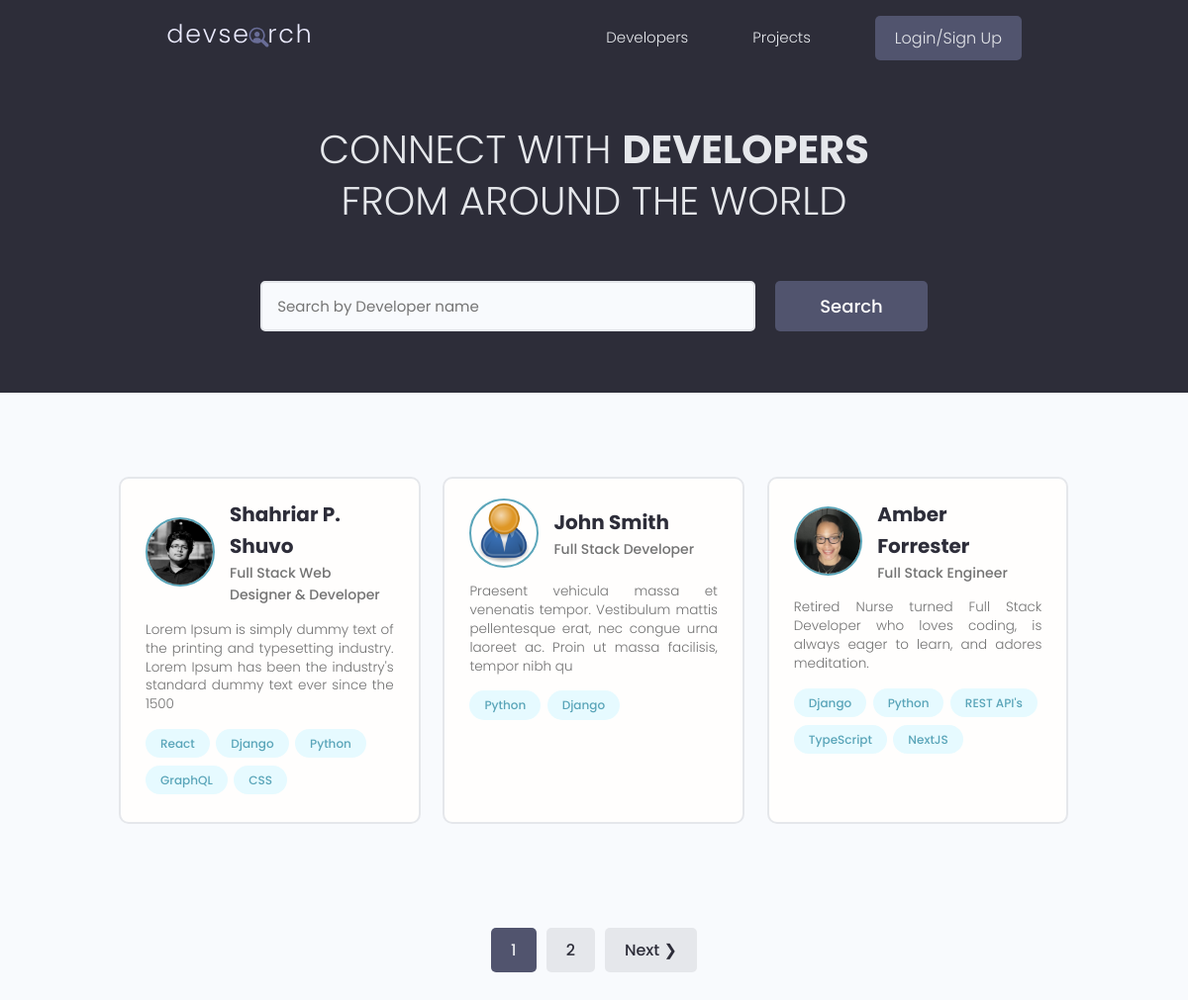
/, run on an earlier commit of the app's database.
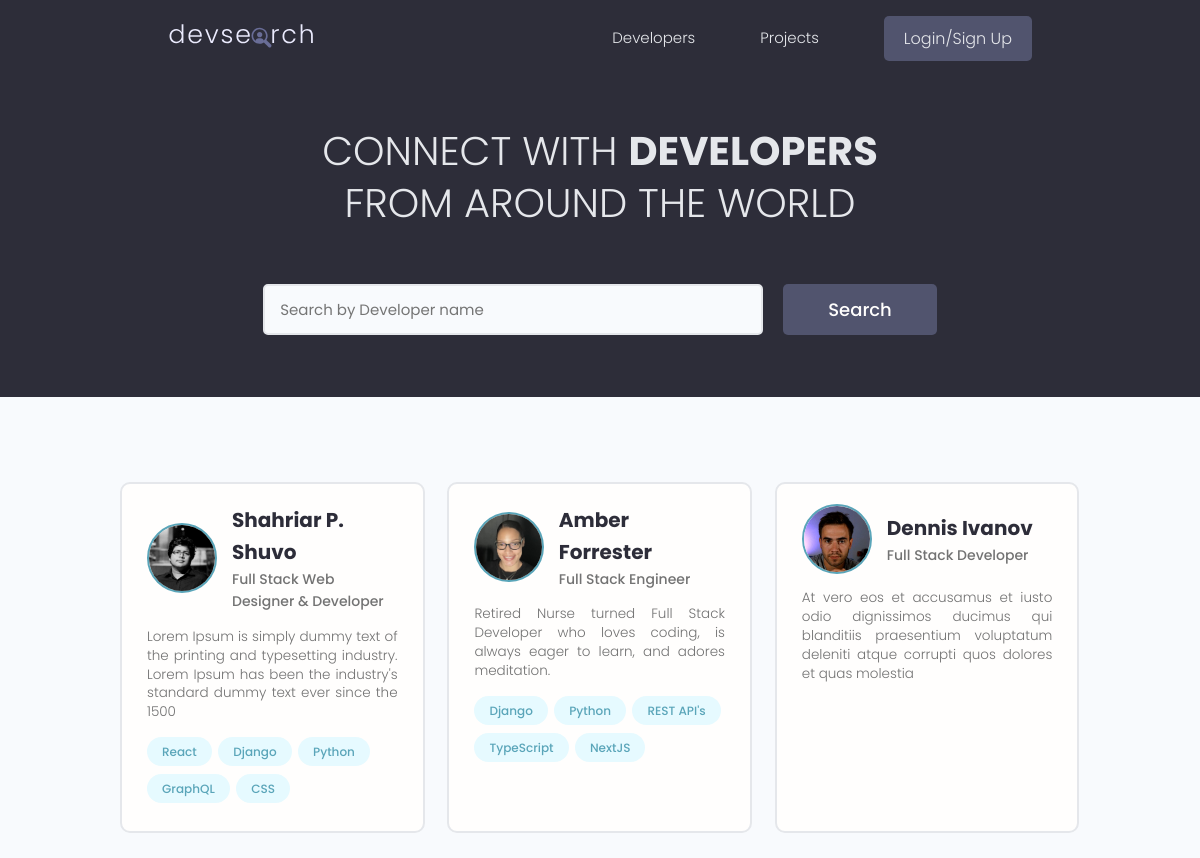
And on a later commit of the database.
### users/models.py (models this page shows, shortened)
class Profile(models.Model):
    user = models.OneToOneField(
        User, on_delete=models.CASCADE, null=True, blank=True)
    name = models.CharField(max_length=200, null=True, blank=True)
    email = models.EmailField(max_length=500, null=True, blank=True)
    username = models.CharField(max_length=200, null=True, blank=True)
    location = models.CharField(max_length=200, null=True, blank=True)
    short_intro = models.CharField(max_length=200, null=True, blank=True)
    bio = models.TextField(null=True, blank=True)
    profile_image = models.ImageField(null=True, blank=True, upload_to='profiles/',
        default="profiles/user-default.png")
    social_github = models.CharField(max_length=200, null=True, blank=True)
    social_twitter = models.CharField(max_length=200, null=True, blank=True)
    social_linkedin = models.CharField(max_length=200, null=True, blank=True)
    social_youtube = models.CharField(max_length=200, null=True, blank=True)
    social_website = models.CharField(max_length=200, null=True, blank=True)
    created = models.DateTimeField(auto_now_add=True)
    id = models.UUIDField(default=uuid.uuid4, unique=True,
                          primary_key=True, editable=False)
    class Meta:
        ordering = ['created']
    @property
    def imageURL(self):
        try:
            url = self.profile_image.url
        except:
            url = 'http://127.0.0.1:8000/images/profiles/user-default.png'
        return url

class Skill(models.Model):
    owner = models.ForeignKey(Profile, on_delete=models.CASCADE,
                            null=True, blank=True)
    name = models.CharField(max_length=200, null=True, blank=True)
    description = models.TextField(null=True, blank=True)
    created = models.DateTimeField(auto_now_add=True)
    id = models.UUIDField(default=uuid.uuid4, unique=True,
                          primary_key=True, editable=False)
    def __str__(self):
        return str(self.name)

### users/views.py (the view)
# urls.py: path('', views.profiles, name='profiles'),
def profiles(request):
    profiles, search_query = searchProfiles(request)
    custom_range, profiles = paginateProfiles(request, profiles, 3)
    context = {'profiles': profiles, 'search_query': search_query,
               'custom_range': custom_range}
    return render(request, 'users/profiles.html', context)

### users/utils.py (called while the page is built)
def paginateProfiles(request, profiles, results):
    page = request.GET.get('page')
    paginator = Paginator(profiles, results)
    try:
        profiles = paginator.page(page)
    except PageNotAnInteger:
        page = 1
        profiles = paginator.page(page)
    except EmptyPage:
        page = paginator.num_pages
        profiles = paginator.page(page)
    leftIndex = (int(page) - 4)
    if leftIndex < 1:
        leftIndex = 1
    rightIndex = (int(page) + 5)
    if rightIndex > paginator.num_pages:
        rightIndex = paginator.num_pages + 1
    custom_range = range(leftIndex, rightIndex)
    return custom_range, profiles

def searchProfiles(request):
    search_query = ''
    if request.GET.get('search_query'):
        search_query = request.GET.get('search_query')
    skills = Skill.objects.filter(name__icontains=search_query)
    profiles = Profile.objects.distinct().filter(
        Q(name__icontains=search_query) |
        Q(short_intro__icontains=search_query) |
        Q(skill__in=skills)
    )
    return profiles, search_query

### users/templates/users/profiles.html (shortened to what this page needs)
{% extends 'main.html' %}
{% block content %}
<main class="home">
    <section class="hero-section text-center">
        <div class="container container--narrow">
            <div class="hero-section__box">
            <h2>CONNECT WITH <span>DEVELOPERS</span></h2>
            <h2>FROM AROUND THE WORLD</h2>
            </div>
            <div class="hero-section__search">
                <form id="searchForm" class="form" action="{% url 'profiles' %}" method="GET">
                    <div class="form__field">
                    <input class="input input--text" id="formInput#search" type="text" name="search_query"
                    value="{{ search_query }}" placeholder="Search by Developer name" />
                    </div>
                    <input class="btn btn--sub btn--lg" type="submit" value="Search" />
                </form>
            </div>
        </div>
    </section>
    <section class="devlist">
        <div class="container">
            <div class="grid grid--three">
                {% for profile in profiles%}
                <div class="column card">
                    <div class="dev">
                        <a href="{% url 'user-profile' profile.id %}" class="card__body">
                            <div class="dev__profile">
                                <img class="avatar avatar--md" src="{{ profile.imageURL }}" alt="image" />
                                <div class="dev__meta">
                                    <h3>{{ profile.name }}</h3>
                                    <h5>{{ profile.short_intro|slice:"60" }}</h5>
                                </div>
                            </div>
                            <p class="dev__info">{{ profile.bio|slice:"150" }}</p>
                            <div class="dev__skills">
                                {% for skill in profile.skill_set.all|slice:"5" %}
                                <span class="tag tag--pill tag--main">
                                    <small>{{skill}}</small>
                                </span>
                                {% endfor %}
                            </div>
                        </a>
                    </div>
                </div>
                {% endfor %}
            </div>
        </div>
    </section>
    {% include 'pagination.html' with queryset=profiles custom_range=custom_range %}
</main>
{% endblock content %}

### templates/main.html (shortened to what this page needs)
<!DOCTYPE html>
{% load static %}
<html>
<head>
    <link rel="stylesheet" href="https://cdn.iconmonstr.com/1.3.0/css/iconmonstr-iconic-font.min.css"/>
    <link rel="stylesheet" href="{% static 'uikit/styles/uikit.css' %}"/>
    <link rel="stylesheet" href="{% static 'styles/app.css' %}"/>
</head>
<body>
    {% include 'navbar.html' %}
    {% block content %}
    {% endblock content %}
</body>
</html>

### templates/navbar.html (shortened to what this page needs)
{% load static %}
<header class="header">
    <div class="container container--narrow">
      <a href="{% url 'profiles' %}" class="header__logo">
        <img src="{% static 'images/logo.svg' %}" alt="DevSearch Logo" />
      </a>
      <nav class="header__nav">
        <ul class="header__menu">
          <li class="header__menuItem"><a href="{% url 'profiles' %}">Developers</a></li>
          <li class="header__menuItem"><a href="{% url 'projects' %}">Projects</a></li>
          {% if request.user.is_authenticated %}
          <li class="header__menuItem"><a href="{% url 'inbox' %}">Inbox</a></li>
          <li class="header__menuItem"><a href="{% url 'account' %}">Account</a></li>
          <li class="header__menuItem"><a href="{% url 'logout' %}" class="btn btn--sub">Logout</a></li>
          {% else %}
          <li class="header__menuItem"><a href="{% url 'login' %}" class="btn btn--sub">Login/Sign Up</a></li>
          {% endif %}
        </ul>
      </nav>
    </div>
  </header>

### templates/pagination.html (shortened to what this page needs)
{% if queryset.has_other_pages %}
    <div class="pagination">
        <ul class="container">
            {% for page in custom_range %}
            {% if page == queryset.number %}
            <li><a href="?page={{page}}" class="btn page-link btn--sub" data-page="{{page}}">{{page}}</a></li>
            {% else %}
            <li><a href="?page={{page}}" class="btn page-link" data-page="{{page}}">{{page}}</a></li>
            {% endif %}
            {% endfor %}
            {% if queryset.has_next %}
            <li><a href="?page={{queryset.next_page_number}}" class="btn page-link" data-page="{{queryset.next_page_number}}">Next &#10095;</a></li>
            {% endif %}
        </ul>
    </div>
{% endif %}

### static/styles/app.css (style rules this page uses)
:root { --color-sub: #2d2d39; }
.btn--sub { background-color: var(--color-sub-light); }
.card { border: 2px solid var(--color-light); }
img { width: 100%; }
.header { position: sticky; z-index: 111; background-color: var(--color-sub); padding: 1.5rem 0; }
.header > .container { display: flex; justify-content: space-between; align-items: center; }
.header__logo > img { height: 3.8rem; }
.header__nav > ul { display: inline-flex; align-items: center; list-style: none; gap: 6.5rem; }
.header__menuItem > a { color: var(--color-light); font-weight: 300; }
.hero-section { height: 40vh; display: flex; align-items: center; background-color: var(--color-sub); }
.hero-section__box { margin-bottom: 4rem; }
.hero-section__box > h2, .hero-section__box > h2 > span { font-size: 4rem; color: var(--color-light); line-height: 1.3; text-transform: uppercase; }
.hero-section__box > h2 { font-weight: 300; }
.hero-section__box > h2 > span { font-weight: 700; }
.hero-section__search > .form { display: flex; align-items: center; justify-content: center; gap: 2rem; }
.hero-section__search > .form input.input--text { width: 50rem; }
.devlist { margin-top: 8rem; }
.devlist .grid { align-items: stretch; }
.devlist .dev .dev__profile { display: flex; align-items: center; gap: 1.5rem; }
.devlist .dev .dev__meta h3 { color: var(--color-sub); font-size: 2rem; font-weight: 700; }
.devlist .dev .dev__meta h5 { color: var(--color-text); font-size: 1.4rem; font-weight: 500; }
.devlist .dev .dev__info { margin: 1.5rem 0; font-size: 1.35rem; line-height: 1.4; text-align: justify; }

### static/uikit/styles/modules/_variables.css (style rules this page uses)
:root { --color-main: #5aa5b9; --color-main-light: #e6faff; --color-sub: #3f4156; --color-sub-light: #51546e; --color-sub-lighter: #ededfd; --color-text: #737373; --color-gray: #8b8b8b; --color-light: #e5e7eb; --color-light-gray: #767676; --color-bg: #f8fafd; --color-white: #fffefd; --color-white-light: #f3f3f3; --color-success: #359e64; --color-success-bg: #def8e8; --color-error: #fc4b0b; --color-error-bg: #fff2ee; --font-base: 'Poppins', arial, helvetica, 'Segoe UI', roboto, ubuntu, sans-serif; --font-monospace: 'Fira Code', 'Courier New', courier, monospace; --font-regular: 300; --font-medium: 500; --font-bold: 700; --generic-shadow: 1px 1px 5px #00000010; --generic-transition: all 0.3s ease-in-out; }

### static/uikit/styles/modules/_base.css (style rules this page uses)
* { margin: 0; padding: 0; box-sizing: border-box; text-rendering: optimizeLegibility; color: inherit; font-size: inherit; }
html { font-size: 50%; }
@media only screen and (min-width: 480px) { html { font-size: 56.25%; } }
@media only screen and (min-width: 1200px) { html { font-size: 62.5%; } }
body { line-height: 1.6; font-weight: 400; font-size: 1.5rem; color: var(--color-text); background-color: var(--color-bg); min-height: 100vh; }

### static/uikit/styles/modules/_typography.css (style rules this page uses)
* { font-family: var(--font-base); }
h2 { font-size: 3.6rem; font-weight: var(--font-bold); }
h3 { font-size: 3.2rem; font-weight: var(--font-medium); }
h5 { font-size: 2.4rem; font-weight: var(--font-medium); }
h5, h6 { font-weight: var(--font-regular); }
p, span, strong { font-size: 1.6rem; color: var(--color-text); font-weight: var(--font-regular); }
a { padding-bottom: 2px; text-decoration: none; display: inline-block; color: var(--color-main); font-weight: var(--font-medium); }

### static/uikit/styles/modules/_utilities.css (style rules this page uses)
.container { width: 92%; max-width: 165rem; margin: 0 auto; box-sizing: border-box; }
.container--narrow { width: 92%; max-width: 120rem; }
@media screen and (min-width: 1000px) { .container { width: 90%; } }
@media screen and (min-width: 1000px) { .container--narrow { width: 85%; } }
@media screen and (min-width: 1200px) { .container { width: 80%; } }
@media screen and (min-width: 1200px) { .container--narrow { width: 72%; } }
.text-center { text-align: center; }

### static/uikit/styles/modules/_avatar.css (style rules this page uses)
.avatar { border-radius: 50%; border: 2px solid var(--color-main); object-fit: cover; }
.avatar--md { height: 7rem; width: 7rem; }

### static/uikit/styles/modules/_button.css (style rules this page uses)
.btn { display: inline-block; position: relative; cursor: pointer; background-color: var(--color-light); font-weight: var(--font-medium); color: var(--color-sub); text-decoration: none; padding: 1rem 2rem; border-radius: 0.5rem; border: none; width: -webkit-fit-content; width: -moz-fit-content; width: fit-content; height: -webkit-fit-content; height: -moz-fit-content; height: fit-content; font-size: 1.6rem; outline-width: 0; outline-color: transparent; -webkit-backface-visibility: hidden; backface-visibility: hidden; transition: all 0.3s ease-in-out; }
.btn--sub { background-color: var(--color-sub); color: var(--color-white); }
.btn--lg { font-size: 1.8rem; padding: 1.2rem 4.5rem; }

What changed in the data, as far as the page shows it:
removed Profile: imageURL (placeholder picture), name "John Smith", short_intro "Full Stack Developer", bio "Praesent vehicula massa et venenatis tempor. Vestibulum mattis pellentesque erat, nec congue urna laoreet ac. Proin ut massa facilisis, tempor nibh qu"
removed Skill: name "Python", shown under "John Smith"
removed Skill: name "Django", shown under "John Smith"
now on this page (row unchanged): Profile: imageURL (picture), name "Dennis Ivanov", short_intro "Full Stack Developer", bio "At vero eos et accusamus et iusto odio dignissimos ducimus qui blanditiis praesentium voluptatum deleniti atque corrupti quos dolores et quas molestia"
Also different on the page:
list line gone: "1"
list line gone: "2"
text no longer shown: "Next ❯"
